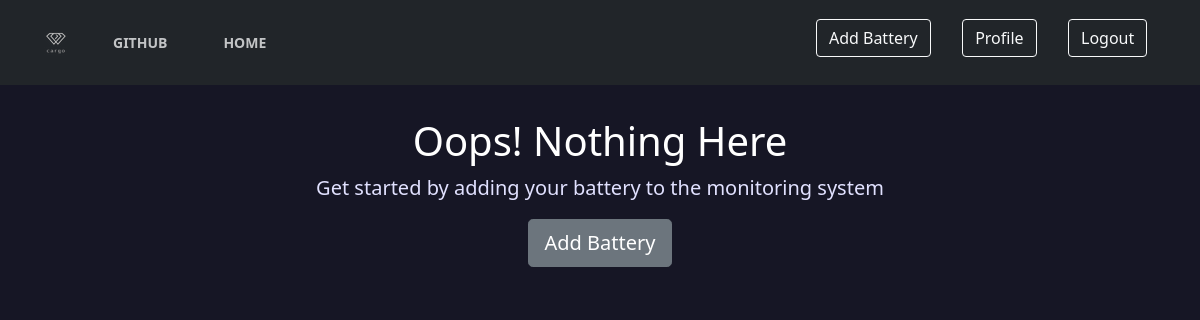
The page /home (signed in) on the database as committed earlier.
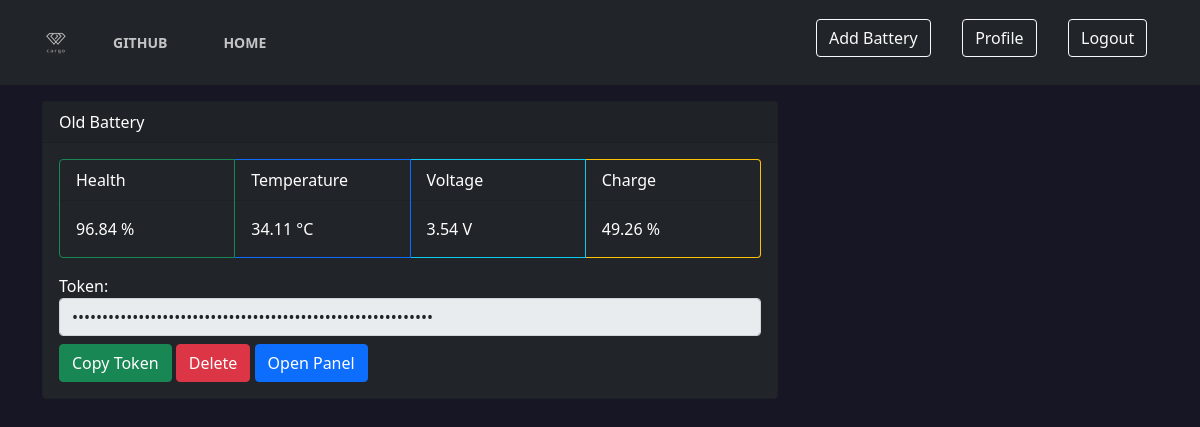
The same page on the database as committed later.
### bms/models.py (models this page shows, shortened)
class Battery(db.Model):
    id = db.Column(db.Integer, primary_key=True)
    name = db.Column(db.String(100), nullable=False)
    token = db.Column(db.String(30), unique=True, nullable=False, default=token_hex(30))
    last_health = db.Column(db.Float, nullable=True)
    last_temp = db.Column(db.Float, nullable=False, default=30)
    last_soc = db.Column(db.Float, nullable=True)
    last_voltage = db.Column(db.Float, nullable=True)
    last_time = db.Column(db.Float, nullable=True)
    user_id = db.Column(db.Integer, db.ForeignKey('user.id'), nullable=False)

### bms/routes.py (the view)
@application.route('/home', methods=['GET'])
def home():
    username = request.cookies.get('email')
    if username:
        user = User.query.filter_by(email=username).first()
        batts = Battery.query.filter_by(user_id=user.id).all()
        return render_template('home_page.html', username=username, batts=batts, title='Home')
    return redirect(url_for('login', next=request.endpoint))

### bms/templates/home_page.html (shortened to what this page needs)
{% extends "layout.html" %}
{% block content %}
{% if batts %}
    <div role="main" class="container">
        <div class="row">
        <div class="col-lg-8">
        <div>
{% for batt in batts %}
    <div class="card bg-dark text-white mb-4">
        <div class="card-header">
            {{batt.name}}
        </div>
        <div class="card-body ml-2 mr-2">
            <div class="row justify-content-center bg-transparent ">
                {% if batt.last_voltage %}
                <div class="card-group mb-3">
                  <div class="card border-success bg-transparent" style="width: 140px;">
                       <div class="card-header bg-transparent text-white">Health</div>
                       <div class="card-body text-white">{{batt.last_health}} %</div>
                  </div>
                  <div class="card border-primary bg-transparent" style="width: 140px;">
                      <div class="card-header bg-transparent text-white">Temperature</div>
                      <div class="card-body text-white">{{batt.last_temp}} °C</div>
                  </div>
                  <div class="card border-info bg-transparent" style="width: 140px;">
                      <div class="card-header bg-transparent text-white">Voltage</div>
                      <div class="card-body text-white">{{batt.last_voltage}} V</div>
                  </div>
                  <div class="card border-warning bg-transparent" style="width: 140px;">
                      <div class="card-header bg-transparent text-white">Charge</div>
                      <div class="card-body text-white">{{batt.last_soc}} %</div>
                  </div>
                </div>
                {% else %}
                  <div class="mb-3 text-white">Use this token in your Battery Management System to connect to our monitoring system.</div>
                {% endif %}
            </div>
            <div class="row d-inline">
                <h6 class="text-white d-inline">Token: </h6>
                <input type="password" class="form-control d-inline" id="{{batt.id}}" value="{{batt.token}}" readonly>
            </div>
                <div class="mt-2">
                        <div class="btn btn-success" onclick="myFunction({{batt.id}})">Copy Token</div>
                        <a class="btn btn-danger" href="/confirmdelete/{{batt.token}}">Delete</a>
                        {% if batt.last_voltage %}
                        <a class="btn btn-primary" href="/home/panel/{{batt.token}}">Open Panel</a>
                        {% endif %}
                </div>
            </div>
        </div>
    </div>
{% endfor %}
        </div>
        </div>
        </div>
{% else %}
<div class="cover-container d-flex w-100 h-100 p-3 mx-auto flex-column text-center my-6">
  <main role="main" class="inner cover my-auto">
    <h1 class="cover-heading text-white">Oops! Nothing Here</h1>
    <p class="lead">Get started by adding your battery to the monitoring system</p>
    <p class="lead">
      <a href="{{url_for('add')}}" class="btn btn-lg btn-secondary">Add Battery</a>
    </p>
  </main>
</div>
    {% endif %}
{% endblock %}

### bms/templates/layout.html (shortened to what this page needs)
<!DOCTYPE html>
<html lang="en">
<head>
  <link rel="stylesheet" href="https://maxcdn.bootstrapcdn.com/font-awesome/4.5.0/css/font-awesome.min.css" />
  <link href="https://cdn.jsdelivr.net/npm/bootstrap@5.0.0-beta1/dist/css/bootstrap.min.css" rel="stylesheet"
 />
  <link rel="stylesheet" href="https://use.fontawesome.com/releases/v5.6.3/css/all.css"
>
  <link rel="stylesheet" href="{{url_for('static', filename='style.css')}}" />
</head>
<body>
  <nav id="Navbar" class="navbar navbar-expand-lg navbar-dark bg-dark mb-3 sticky-top">
    <div class="container">
      <a class="navbar-brand mr-4" href="{{url_for('index')}}">
              <img src="{{url_for('static', filename='images/favicon.png')}}"/>
          </a>
      <div class="collapse navbar-collapse" id="navbarSupportedContent">
        <ul class="navbar-nav me-auto mb-2 mb-lg-0">
          <li class="nav-item">
            <a class="nav-link text-light nav-link-ltr" aria-current="page" href="https://github.com/ayushvarshn/MajorProject" target="_blank">Github</a>
          </li>
          {% if username %}
          <li class="nav-item">
            <a class="nav-link text-light nav-link-ltr" aria-current="page" href="{{url_for('home')}}">Home</a>
          </li>
          {% endif %}
        </ul>
        {% if username %}
        <div style="margin: 1%" class="theme-switch-wrapper">
          <a class="btn btn-outline-light" href="{{url_for('add')}}">Add Battery</a>
        </div>
        <div style="margin: 1%" class="theme-switch-wrapper">
          <a class="btn btn-outline-light" href="{{url_for('account')}}">Profile</a>
        </div>
        <div style="margin: 1%" class="theme-switch-wrapper">
          <a class="btn btn-outline-light" href="{{url_for('logout')}}">Logout</a>
        </div>
        {% endif %}
      </div>
    </div>
  </nav>
  {% block content %}
  {% endblock %}
</body>
</html>

### bms/static/style.css (style rules this page uses)
:root { --primary-color: #9A97F3; --secondary-color: #818cab; --font-color: #e1e1ff; --bg-color: #161625; --heading-color: #818cab; --color-scheme: light dark; }
body { background-color: var(--bg-color); color: var(--font-color); }
a { color: var(--primary-color); }
* { margin: 0; padding: 0; box-sizing: border-box; }
.theme-switch-wrapper { display: flex; align-items: center; padding-left: 10px; padding-bottom: 10px; }
body img { filter: brightness(.8) contrast(1.2); }
.card-body { color: black; }
.navbar { z-index: 1; }
.nav-link { font-weight: bold; font-size: 14px; text-transform: uppercase; text-decoration: none; color: white; padding: 20px 0px; margin: 0px 20px; display: inline-block; position: relative; opacity: 0.75; }
.nav-link::before { transition: 300ms; height: 5px; content: ""; position: absolute; background-color: white; }
.nav-link-ltr::before { width: 0%; bottom: 10px; }

Rows that differ between the two databases and show on the page:
added Battery: name "Old Battery", last_health "96.84", last_temp "34.11", last_voltage "3.54", last_soc "49.26"
Other text that changed with them:
text no longer shown: "Oops! Nothing Here Get started by adding your battery to the monitoring system Add Battery"
